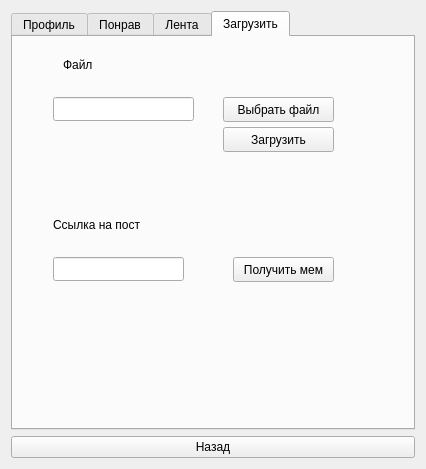
<?xml version="1.0" encoding="UTF-8"?>
<ui version="4.0">
 <class>userProfileWin</class>
 <widget class="QDialog" name="userProfileWin">
  <property name="geometry">
   <rect>
    <x>0</x>
    <y>0</y>
    <width>426</width>
    <height>469</height>
   </rect>
  </property>
  <property name="windowTitle">
   <string>Dialog</string>
  </property>
  <layout class="QVBoxLayout" name="verticalLayout">
   <item>
    <widget class="QTabWidget" name="tabWidget">
     <property name="currentIndex">
      <number>3</number>
     </property>
     <widget class="QWidget" name="tab">
      <attribute name="title">
       <string>Профиль</string>
      </attribute>
      <layout class="QGridLayout" name="gridLayout">
       <item row="0" column="0">
        <widget class="QLabel" name="label">
         <property name="text">
          <string>Логин:</string>
         </property>
        </widget>
       </item>
       <item row="0" column="1" colspan="2">
        <widget class="QLineEdit" name="lineEdit_6">
         <property name="readOnly">
          <bool>true</bool>
         </property>
        </widget>
       </item>
       <item row="1" column="0">
        <widget class="QLabel" name="label_2">
         <property name="text">
          <string>Имя</string>
         </property>
        </widget>
       </item>
       <item row="1" column="1" colspan="2">
        <widget class="QLineEdit" name="lineEdit"/>
       </item>
       <item row="1" column="3">
        <widget class="QPushButton" name="pushButton">
         <property name="text">
          <string>Изменить имя</string>
         </property>
        </widget>
       </item>
       <item row="2" column="0">
        <widget class="QLabel" name="label_3">
         <property name="text">
          <string>Фамилия</string>
         </property>
        </widget>
       </item>
       <item row="2" column="1" colspan="2">
        <widget class="QLineEdit" name="lineEdit_2"/>
       </item>
       <item row="2" column="3">
        <widget class="QPushButton" name="pushButton_2">
         <property name="text">
          <string>Изменить фамилию</string>
         </property>
        </widget>
       </item>
       <item row="3" column="2" colspan="2">
        <widget class="QLineEdit" name="lineEdit_3"/>
       </item>
       <item row="4" column="2" colspan="2">
        <widget class="QLineEdit" name="lineEdit_4"/>
       </item>
       <item row="5" column="2" colspan="2">
        <widget class="QLineEdit" name="lineEdit_5"/>
       </item>
       <item row="6" column="0" colspan="4">
        <widget class="QPushButton" name="pushButton_6">
         <property name="text">
          <string>Изменить пароль</string>
         </property>
        </widget>
       </item>
       <item row="3" column="0">
        <widget class="QLabel" name="label_4">
         <property name="text">
          <string>Текущий пароль</string>
         </property>
        </widget>
       </item>
       <item row="4" column="0">
        <widget class="QLabel" name="label_5">
         <property name="text">
          <string>Новый пароль</string>
         </property>
        </widget>
       </item>
       <item row="5" column="0">
        <widget class="QLabel" name="label_6">
         <property name="text">
          <string>Повтор пароля</string>
         </property>
        </widget>
       </item>
      </layout>
     </widget>
     <widget class="QWidget" name="tab_2">
      <attribute name="title">
       <string>Понрав</string>
      </attribute>
      <layout class="QVBoxLayout" name="verticalLayout_2">
       <item>
        <widget class="QScrollArea" name="scrollArea">
         <property name="widgetResizable">
          <bool>true</bool>
         </property>
         <widget class="QWidget" name="scrollAreaWidgetContents">
          <property name="geometry">
           <rect>
            <x>0</x>
            <y>0</y>
            <width>376</width>
            <height>358</height>
           </rect>
          </property>
         </widget>
        </widget>
       </item>
      </layout>
     </widget>
     <widget class="QWidget" name="tab_3">
      <attribute name="title">
       <string>Лента</string>
      </attribute>
      <layout class="QVBoxLayout" name="verticalLayout_3">
       <item>
        <widget class="QScrollArea" name="scrollArea_2">
         <property name="widgetResizable">
          <bool>true</bool>
         </property>
         <widget class="QWidget" name="scrollAreaWidgetContents_2">
          <property name="geometry">
           <rect>
            <x>0</x>
            <y>0</y>
            <width>376</width>
            <height>358</height>
           </rect>
          </property>
         </widget>
        </widget>
       </item>
      </layout>
     </widget>
     <widget class="QWidget" name="tab_4">
      <attribute name="title">
       <string>Загрузить</string>
      </attribute>
      <widget class="QLineEdit" name="lineEdit_file">
       <property name="geometry">
        <rect>
         <x>40</x>
         <y>60</y>
         <width>141</width>
         <height>24</height>
        </rect>
       </property>
       <property name="readOnly">
        <bool>true</bool>
       </property>
      </widget>
      <widget class="QPushButton" name="pushButton_3">
       <property name="geometry">
        <rect>
         <x>210</x>
         <y>60</y>
         <width>111</width>
         <height>25</height>
        </rect>
       </property>
       <property name="text">
        <string>Выбрать файл</string>
       </property>
      </widget>
      <widget class="QPushButton" name="pushButton_4">
       <property name="geometry">
        <rect>
         <x>210</x>
         <y>90</y>
         <width>111</width>
         <height>25</height>
        </rect>
       </property>
       <property name="text">
        <string>Загрузить</string>
       </property>
      </widget>
      <widget class="QLabel" name="label_7">
       <property name="geometry">
        <rect>
         <x>50</x>
         <y>20</y>
         <width>55</width>
         <height>16</height>
        </rect>
       </property>
       <property name="text">
        <string>Файл</string>
       </property>
      </widget>
      <widget class="QLabel" name="label_8">
       <property name="geometry">
        <rect>
         <x>40</x>
         <y>180</y>
         <width>111</width>
         <height>16</height>
        </rect>
       </property>
       <property name="text">
        <string>Ссылка на пост</string>
       </property>
      </widget>
      <widget class="QLineEdit" name="lineEdit_7">
       <property name="geometry">
        <rect>
         <x>40</x>
         <y>220</y>
         <width>131</width>
         <height>24</height>
        </rect>
       </property>
      </widget>
      <widget class="QPushButton" name="pushButton_7">
       <property name="geometry">
        <rect>
         <x>220</x>
         <y>220</y>
         <width>101</width>
         <height>25</height>
        </rect>
       </property>
       <property name="text">
        <string>Получить мем</string>
       </property>
      </widget>
     </widget>
    </widget>
   </item>
   <item>
    <widget class="QPushButton" name="pushButton_5">
     <property name="text">
      <string>Назад</string>
     </property>
    </widget>
   </item>
  </layout>
 </widget>
 <resources/>
 <connections/>
</ui>
